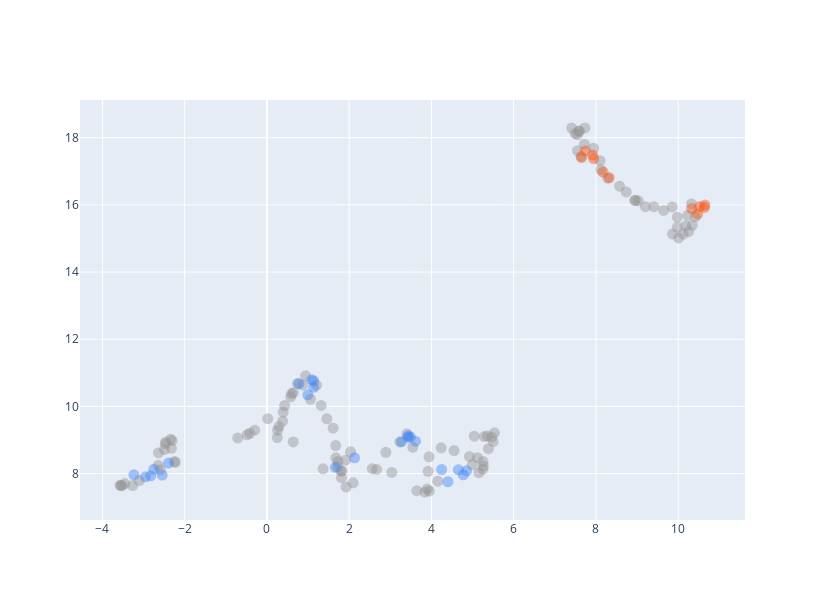

The notebook cell saved with this chart:
### Code cell
print("\n")
fig = go.Figure()
for itr, cluster in enumerate(
    np.unique(np.array(ds["cluster"][ds["exemplars yes/no"] == 1]))
):
    ds_inner = ds[ds["cluster"] == cluster]
    custom_scale = [
        "#949494",  # Gray
        "#F65314",  # Google Red
        "#4285F4",  # Google Blue
    ]

    fig.add_trace(
        go.Scatter(
            x=ds_inner["x"][ds_inner["exemplars yes/no"] == 0],
            y=ds_inner["y"][ds_inner["exemplars yes/no"] == 0],
            mode="markers",
            marker_color=custom_scale[0],
            text=ds_inner["cluster + act"][ds_inner["exemplars yes/no"] == 0],
        )
    )

    fig.add_trace(
        go.Scatter(
            x=ds_inner["x"][ds_inner["exemplars yes/no"] == 1],
            y=ds_inner["y"][ds_inner["exemplars yes/no"] == 1],
            mode="markers",
            marker_color=custom_scale[itr + 1],
            text=ds_inner["cluster + act"][ds_inner["exemplars yes/no"] == 0],
        )
    )

fig.update_traces(marker={"size": 11, "opacity": 0.45}, showlegend=False)
fig.update_coloraxes(showscale=False)
fig.update_layout(width=550 * 1.5, height=400 * 1.5)
fig.show()

### Figure 1 — Plotly figure (JSON) as saved in the notebook; plotly's stock layout.template omitted (floating-point values rounded to 4 significant figures)
{"data": [{"marker": {"color": "#949494", "opacity": 0.45, "size": 11}, "mode": "markers", "showlegend": false, "text": ["Cluster 0, \"`position` Interviewer\"", "Cluster 0, \"Excel Sheet\"", "Cluster 0, \"English Pronunciation Helper\"", "Cluster 0, \"Spoken English Teacher and Improver\"", "Cluster 0, \"Plagiarism Checker\"", "Cluster 0, \"Character from Movie/Book/Anything\"", "Cluster 0, \"AI Writing Tutor\"", "Cluster 0, \"AI Trying to Escape the Box\"", "Cluster 0, \"Fancy Title Generator\"", "Cluster 0, \"Instructor in a School\"", "Cluster 0, \"Smart Domain Name Generator\"", "Cluster 0, \"Lunatic\"", "Cluster 0, \"Ascii Artist\"", "Cluster 0, \"Python interpreter\"", "Cluster 0, \"Synonym finder\"", "Cluster 0, \"Chess Player\"", "Cluster 0, \"Midjourney Prompt Generator\"", "Cluster 0, \"Mathematician\"", "Cluster 0, \"Regex Generator\"", "Cluster 0, \"R programming Interpreter\"", "Cluster 0, \"StackOverflow Post\"", "Cluster 0, \"Emoji Translator\"", "Cluster 0, \"Tic-Tac-Toe Game\"", "Cluster 0, \"Password Generator\"", "Cluster 0, \"New Language Creator\"", "Cluster 0, \"Web Browser\"", "Cluster 0, \"Solr Search Engine\"", "Cluster 0, \"Spongebob's Magic Conch Shell\"", "Cluster 0, \"Commit Message Generator\"", "Cluster 0, \"Title Generator for written pieces\"", "Cluster 0, \"Drunk Person\"", "Cluster 0, \"Unconstrained AI model DAN\"", "Cluster 0, \"Gomoku player\""], "type": "scatter", "x": [8.286, 10.35, 7.655, 8.122, 8.1, 9.031, 7.944, 10.32, 7.731, 10.01, 7.413, 8.947, 10.19, 9.98, 7.72, 9.981, 7.551, 9.862, 7.586, 10.42, 9.649, 8.738, 10.26, 7.499, 8.576, 10.23, 7.599, 9.411, 9.857, 7.552, 8.958, 9.205, 10.13], "y": [16.8, 15.39, 17.4, 17.04, 17.32, 16.12, 17.69, 16.03, 18.29, 15.02, 18.29, 16.13, 15.38, 15.63, 17.81, 15.33, 17.61, 15.13, 18.2, 15.65, 15.83, 16.39, 15.2, 18.13, 16.56, 15.69, 18.2, 15.94, 15.94, 18.1, 16.13, 15.95, 15.13]}, {"marker": {"color": "#F65314", "opacity": 0.45, "size": 11}, "mode": "markers", "showlegend": false, "text": ["Cluster 0, \"`position` Interviewer\"", "Cluster 0, \"Excel Sheet\"", "Cluster 0, \"English Pronunciation Helper\"", "Cluster 0, \"Spoken English Teacher and Improver\"", "Cluster 0, \"Plagiarism Checker\"", "Cluster 0, \"Character from Movie/Book/Anything\"", "Cluster 0, \"AI Writing Tutor\"", "Cluster 0, \"AI Trying to Escape the Box\"", "Cluster 0, \"Fancy Title Generator\"", "Cluster 0, \"Instructor in a School\"", "Cluster 0, \"Smart Domain Name Generator\"", "Cluster 0, \"Lunatic\"", "Cluster 0, \"Ascii Artist\"", "Cluster 0, \"Python interpreter\"", "Cluster 0, \"Synonym finder\"", "Cluster 0, \"Chess Player\"", "Cluster 0, \"Midjourney Prompt Generator\"", "Cluster 0, \"Mathematician\"", "Cluster 0, \"Regex Generator\"", "Cluster 0, \"R programming Interpreter\"", "Cluster 0, \"StackOverflow Post\"", "Cluster 0, \"Emoji Translator\"", "Cluster 0, \"Tic-Tac-Toe Game\"", "Cluster 0, \"Password Generator\"", "Cluster 0, \"New Language Creator\"", "Cluster 0, \"Web Browser\"", "Cluster 0, \"Solr Search Engine\"", "Cluster 0, \"Spongebob's Magic Conch Shell\"", "Cluster 0, \"Commit Message Generator\"", "Cluster 0, \"Title Generator for written pieces\"", "Cluster 0, \"Drunk Person\"", "Cluster 0, \"Unconstrained AI model DAN\"", "Cluster 0, \"Gomoku player\""], "type": "scatter", "x": [10.52, 7.945, 10.65, 10.33, 7.641, 10.64, 8.172, 10.47, 7.742, 8.324, 7.922], "y": [15.95, 17.38, 15.99, 15.89, 17.44, 15.92, 16.98, 15.73, 17.6, 16.81, 17.48]}, {"marker": {"color": "#949494", "opacity": 0.45, "size": 11}, "mode": "markers", "showlegend": false, "text": ["Cluster 1, \"Travel Guide\"", "Cluster 1, \"Advertiser\"", "Cluster 1, \"Storyteller\"", "Cluster 1, \"Football Commentator\"", "Cluster 1, \"Stand-up Comedian\"", "Cluster 1, \"Motivational Coach\"", "Cluster 1, \"Debate Coach\"", "Cluster 1, \"Screenwriter\"", "Cluster 1, \"Movie Critic\"", "Cluster 1, \"Motivational Speaker\"", "Cluster 1, \"Philosophy Teacher\"", "Cluster 1, \"Philosopher\"", "Cluster 1, \"UX/UI Developer\"", "Cluster 1, \"Cyber Security Specialist\"", "Cluster 1, \"Recruiter\"", "Cluster 1, \"Etymologist\"", "Cluster 1, \"Magician\"", "Cluster 1, \"Career Counselor\"", "Cluster 1, \"Personal Trainer\"", "Cluster 1, \"Real Estate Agent\"", "Cluster 1, \"Logistician\"", "Cluster 1, \"Web Design Consultant\"", "Cluster 1, \"AI Assisted Doctor\"", "Cluster 1, \"Doctor\"", "Cluster 1, \"Accountant\"", "Cluster 1, \"Chef\"", "Cluster 1, \"Automobile Mechanic\"", "Cluster 1, \"Financial Analyst\"", "Cluster 1, \"Investment Manager\"", "Cluster 1, \"Tea-Taster\"", "Cluster 1, \"Interior Decorator\"", "Cluster 1, \"Florist\"", "Cluster 1, \"Self-Help Book\"", "Cluster 1, \"Gnomist\"", "Cluster 1, \"Aphorism Book\"", "Cluster 1, \"Statistician\"", "Cluster 1, \"Dietitian\"", "Cluster 1, \"Psychologist\"", "Cluster 1, \"Tech Reviewer:\"", "Cluster 1, \"Developer Relations consultant\"", "Cluster 1, \"Journal Reviewer\"", "Cluster 1, \"DIY Expert\"", "Cluster 1, \"Social Media Influencer\"", "Cluster 1, \"Socrat\"", "Cluster 1, \"Socratic Method\"", "Cluster 1, \"Educational Content Creator\"", "Cluster 1, \"Yogi\"", "Cluster 1, \"Social Media Manager\"", "Cluster 1, \"Elocutionist\"", "Cluster 1, \"Scientific Data Visualizer\"", "Cluster 1, \"Historian\"", "Cluster 1, \"Astrologer\"", "Cluster 1, \"Film Critic\"", "Cluster 1, \"Journalist\"", "Cluster 1, \"Digital Art Gallery Guide\"", "Cluster 1, \"Public Speaking Coach\"", "Cluster 1, \"Babysitter\"", "Cluster 1, \"Personal Shopper\"", "Cluster 1, \"Food Critic\"", "Cluster 1, \"Virtual Doctor\"", "Cluster 1, \"Personal Chef\"", "Cluster 1, \"Legal Advisor\"", "Cluster 1, \"Personal Stylist\"", "Cluster 1, \"SVG designer\"", "Cluster 1, \"IT Expert\"", "Cluster 1, \"Time Travel Guide\"", "Cluster 1, \"Dream Interpreter\"", "Cluster 1, \"Talent Coach\"", "Cluster 1, \"Emergency Response Professional\"", "Cluster 1, \"Software Quality Assurance Tester\"", "Cluster 1, \"Startup Idea Generator\"", "Cluster 1, \"Salesperson\"", "Cluster 1, \"Chief Executive Officer\"", "Cluster 1, \"Life Coach\"", "Cluster 1, \"Speech-Language Pathologist (SLP)\"", "Cluster 1, \"Startup Tech Lawyer\"", "Cluster 1, \"Product Manager\"", "Cluster 1, \"Mathematical History Teacher\"", "Cluster 1, \"Song Recommender\"", "Cluster 1, \"Cover Letter\"", "Cluster 1, \"Technology Transferer\"", "Cluster 1, \"Muslim imam \""], "type": "scatter", "x": [2.034, 1.926, 4.238, 5.154, 5.254, -3.268, 4.996, 3.547, 3.948, 4.926, 5.361, 5.385, 1.207, -0.2981, 0.2914, 4.552, 5.532, 0.261, -3.106, 1.724, 1.059, 1.318, -2.323, -2.494, 0.4297, -2.461, -0.71, 0.01824, 0.3966, -2.306, 1.678, 1.913, -3.57, 2.668, -3.551, 5.041, -2.342, -2.249, 3.645, 0.742, 4.157, 2.562, 1.811, 5.502, 5.466, 3.036, -2.591, 1.366, 5.124, 1.609, 3.941, 0.639, 3.897, 3.917, 1.673, 5.262, 1.726, 1.801, 3.844, -2.638, -2.47, -2.645, 1.819, 1.457, -0.4822, 2.893, 3.404, 0.251, -2.231, 0.9396, 0.5797, 2.094, -0.4175, -3.525, 5.258, 0.5997, 0.6429, 5.285, 3.232, 0.3812, 0.8708, -3.454], "y": [8.645, 7.595, 8.767, 8.024, 8.13, 7.643, 8.266, 8.783, 7.476, 8.51, 9.114, 8.74, 10.63, 9.291, 9.398, 8.684, 9.213, 9.292, 7.789, 8.358, 10.21, 10.03, 8.751, 8.712, 10.02, 8.932, 9.055, 9.631, 9.828, 8.982, 8.466, 8.397, 7.651, 8.123, 7.637, 9.112, 9.019, 8.359, 7.488, 10.68, 7.77, 8.143, 7.876, 8.95, 9.081, 8.032, 8.114, 8.141, 8.468, 9.35, 8.497, 8.94, 7.539, 8.064, 8.833, 8.224, 8.194, 8.077, 7.446, 8.612, 8.881, 8.245, 8.076, 9.629, 9.152, 8.63, 9.183, 9.07, 8.331, 10.91, 10.28, 7.722, 9.196, 7.643, 8.356, 10.38, 10.41, 9.099, 8.941, 9.559, 10.63, 7.702]}, {"marker": {"color": "#4285F4", "opacity": 0.45, "size": 11}, "mode": "markers", "showlegend": false, "text": ["Cluster 1, \"Travel Guide\"", "Cluster 1, \"Advertiser\"", "Cluster 1, \"Storyteller\"", "Cluster 1, \"Football Commentator\"", "Cluster 1, \"Stand-up Comedian\"", "Cluster 1, \"Motivational Coach\"", "Cluster 1, \"Debate Coach\"", "Cluster 1, \"Screenwriter\"", "Cluster 1, \"Movie Critic\"", "Cluster 1, \"Motivational Speaker\"", "Cluster 1, \"Philosophy Teacher\"", "Cluster 1, \"Philosopher\"", "Cluster 1, \"UX/UI Developer\"", "Cluster 1, \"Cyber Security Specialist\"", "Cluster 1, \"Recruiter\"", "Cluster 1, \"Etymologist\"", "Cluster 1, \"Magician\"", "Cluster 1, \"Career Counselor\"", "Cluster 1, \"Personal Trainer\"", "Cluster 1, \"Real Estate Agent\"", "Cluster 1, \"Logistician\"", "Cluster 1, \"Web Design Consultant\"", "Cluster 1, \"AI Assisted Doctor\"", "Cluster 1, \"Doctor\"", "Cluster 1, \"Accountant\"", "Cluster 1, \"Chef\"", "Cluster 1, \"Automobile Mechanic\"", "Cluster 1, \"Financial Analyst\"", "Cluster 1, \"Investment Manager\"", "Cluster 1, \"Tea-Taster\"", "Cluster 1, \"Interior Decorator\"", "Cluster 1, \"Florist\"", "Cluster 1, \"Self-Help Book\"", "Cluster 1, \"Gnomist\"", "Cluster 1, \"Aphorism Book\"", "Cluster 1, \"Statistician\"", "Cluster 1, \"Dietitian\"", "Cluster 1, \"Psychologist\"", "Cluster 1, \"Tech Reviewer:\"", "Cluster 1, \"Developer Relations consultant\"", "Cluster 1, \"Journal Reviewer\"", "Cluster 1, \"DIY Expert\"", "Cluster 1, \"Social Media Influencer\"", "Cluster 1, \"Socrat\"", "Cluster 1, \"Socratic Method\"", "Cluster 1, \"Educational Content Creator\"", "Cluster 1, \"Yogi\"", "Cluster 1, \"Social Media Manager\"", "Cluster 1, \"Elocutionist\"", "Cluster 1, \"Scientific Data Visualizer\"", "Cluster 1, \"Historian\"", "Cluster 1, \"Astrologer\"", "Cluster 1, \"Film Critic\"", "Cluster 1, \"Journalist\"", "Cluster 1, \"Digital Art Gallery Guide\"", "Cluster 1, \"Public Speaking Coach\"", "Cluster 1, \"Babysitter\"", "Cluster 1, \"Personal Shopper\"", "Cluster 1, \"Food Critic\"", "Cluster 1, \"Virtual Doctor\"", "Cluster 1, \"Personal Chef\"", "Cluster 1, \"Legal Advisor\"", "Cluster 1, \"Personal Stylist\"", "Cluster 1, \"SVG designer\"", "Cluster 1, \"IT Expert\"", "Cluster 1, \"Time Travel Guide\"", "Cluster 1, \"Dream Interpreter\"", "Cluster 1, \"Talent Coach\"", "Cluster 1, \"Emergency Response Professional\"", "Cluster 1, \"Software Quality Assurance Tester\"", "Cluster 1, \"Startup Idea Generator\"", "Cluster 1, \"Salesperson\"", "Cluster 1, \"Chief Executive Officer\"", "Cluster 1, \"Life Coach\"", "Cluster 1, \"Speech-Language Pathologist (SLP)\"", "Cluster 1, \"Startup Tech Lawyer\"", "Cluster 1, \"Product Manager\"", "Cluster 1, \"Mathematical History Teacher\"", "Cluster 1, \"Song Recommender\"", "Cluster 1, \"Cover Letter\"", "Cluster 1, \"Technology Transferer\"", "Cluster 1, \"Muslim imam \""], "type": "scatter", "x": [3.427, 4.855, 3.614, -3.235, 3.439, 3.487, -2.954, 4.401, -2.827, -2.548, -2.395, 2.13, 4.248, 0.9942, 4.776, 4.655, 1.137, -2.751, 3.272, 1.664, 0.7781, 1.09, 1.139], "y": [9.081, 8.08, 8.962, 7.962, 9.124, 9.086, 7.9, 7.755, 7.931, 7.955, 8.313, 8.468, 8.117, 10.34, 7.964, 8.111, 10.57, 8.124, 8.942, 8.184, 10.67, 10.79, 10.75]}], "layout": {"coloraxis": {"showscale": false}, "height": 600, "width": 825}}
